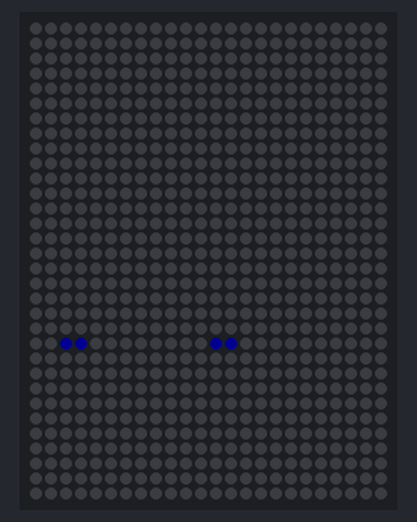
Recording of a sketch running on a simulated Arduino Uno, built with avr-gcc and run on an emulated ATmega328P. Shown: 24×32 RGB LED matrix (first LED top left, wired row by row). Dim RGB values are drawn brighter than linear.

Above: at 0.26 s.
At 0.74 s:
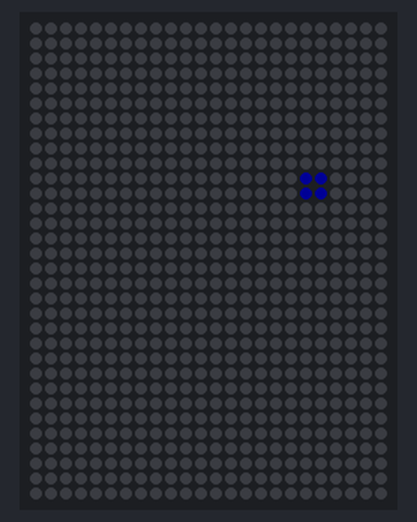
At 1.47 s:
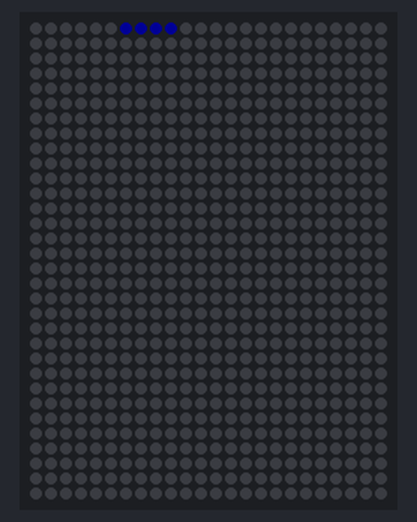

The sketch:

180807_4BlockTest.ino
```cpp
#include <Adafruit_NeoPixel.h>

#define PIN            6

#define PIXELS_ROWS 32
#define PIXELS_COLUMNS 24
#define PIXELS_COUNT 768 //PIXELS_ROWS * PIXELS_COLUMNS

Adafruit_NeoPixel pixels = Adafruit_NeoPixel(PIXELS_COUNT, PIN, NEO_GRB + NEO_KHZ800);

uint32_t C0 = 0x000000; //Black
uint32_t C1 = 0xFFFFFF; //White
uint32_t C2 = 0xFF0000; //Red
uint32_t C3 = 0x00FF00; //Green
uint32_t C4 = 0x0000FF; //Blue
uint32_t C5 = 0xFFFF00; //Yellow
uint32_t C6 = 0x00FFFF; //Cyan
uint32_t C7 = 0xFF00FF; //Magenta
uint32_t C8 = 0x800000; //Maroon
uint32_t C9 = 0x808000; //Olive
uint32_t C10 = 0x800080; //Purple
uint32_t C11 = 0x008080; //Teal

uint32_t MyColors[12] = {C0, C1, C2, C3, C4, C5, C6, C7, C8, C9, C10, C11}; //put the colors in an array

uint32_t color = MyColors[4];

void display_PixelColor(int led, uint32_t color) {
  /* int row;
  int col;
      led = calcLED(row, col); */
      pixels.setPixelColor(led, color);
      pixels.show();
}

void clearPIXELS(){
  for (int i=0; i<PIXELS_COUNT; i++){
    pixels.setPixelColor(i, 0);
  }
}

int calcLED(int row, int col){
  int odd = row%2;
  int led = 0;

  if(odd){
    if(col >= 1 && col <= 8){
      led = 8*row - col;
      return led;
    }
    else if(col >= 9 && col <= 16){
      led = 8*row - col + 264;
      return led;
    }
    else if(col >= 17 && col <= 24){
      led = 8*row - col + 528;
      return led;
    }
  }
  else{
    if(col >= 1 && col <= 8){
      led = 8*row + col - 9;
      return led;
    }
    else if(col >= 9 && col <= 16){
      led = 8*row + col - 9 + 248;
      return led;
    }
    else if(col >= 17 && col <= 24){
      led = 8*row + col - 9 + 496;
      return led;
    }
  }
}

void blockBlink(){

}

void setup() {
  Serial.begin(9600);
  pixels.begin();
  pixels.setBrightness(20);

}

void loop() {
  int cnt = 0;
  int i = 22;
  int j = 21;

  while(i>=2 && j>=1){
    int ledarr[4] = {calcLED(1,i), calcLED(1,j), calcLED(2,i), calcLED(2,j)};
    display_PixelColor(ledarr[cnt], color);
    display_PixelColor(ledarr[cnt+1], color);
    display_PixelColor(ledarr[cnt+2], color);
    display_PixelColor(ledarr[cnt+3], color);
    delay(100);
    i = i-4;
    j = j-4;
    clearPIXELS();
  }

  /* int ledarr1[4] = {calcLED(1,24), calcLED(1,23), calcLED(2,24), calcLED(2,23)};
  int ledarr2[4] = {calcLED(1,23), calcLED(1,22), calcLED(2,23), calcLED(2,22)};
  int ledarr3[4] = {calcLED(1,22), calcLED(1,21), calcLED(2,22), calcLED(2,21)};

  display_PixelColor(ledarr1[cnt], color);
  display_PixelColor(ledarr1[cnt+1], color);
  display_PixelColor(ledarr1[cnt+2], color);
  display_PixelColor(ledarr1[cnt+3], color);
  clearPIXELS();
  delay(1000);

  display_PixelColor(ledarr2[cnt], color);
  display_PixelColor(ledarr2[cnt+1], color);
  display_PixelColor(ledarr2[cnt+2], color);
  display_PixelColor(ledarr2[cnt+3], color);
  clearPIXELS();
  delay(1000);

  display_PixelColor(ledarr3[cnt], color);
  display_PixelColor(ledarr3[cnt+1], color);
  display_PixelColor(ledarr3[cnt+2], color);
  display_PixelColor(ledarr3[cnt+3], color);
  clearPIXELS();
  delay(1000); */

  /* 작동 x
    for(i=24; i>=2; i--){
    int ledarr[4] = {calcLED(1,i), calcLED(1,j), calcLED(2,i), calcLED(2,j)};
    display_PixelColor(ledarr[cnt], color);
    display_PixelColor(ledarr[cnt+1], color);
    display_PixelColor(ledarr[cnt+2], color);
    display_PixelColor(ledarr[cnt+3], color);
    clearPIXELS();
    delay(1000);
    }
  for(j=23; j>=1; j--){
    int ledarr[4] = {calcLED(1,i), calcLED(1,j), calcLED(2,i), calcLED(2,j)};
    display_PixelColor(ledarr[cnt], color);
    display_PixelColor(ledarr[cnt+1], color);
    display_PixelColor(ledarr[cnt+2], color);
    display_PixelColor(ledarr[cnt+3], color);
    clearPIXELS();
    delay(1000);
  } */

  /* 테스트용
  int led1 = calcLED(1,24);
  int led2 = calcLED(1,23);
  int led3 = calcLED(2,24);
  int led4 = calcLED(2,23);

  display_PixelColor(led1, color);
  display_PixelColor(led2, color);
  display_PixelColor(led3, color);
  display_PixelColor(led4, color); */


}
```

Measured:
- by itself, everything shown: repeats every 1.5 s, in 6 steps
